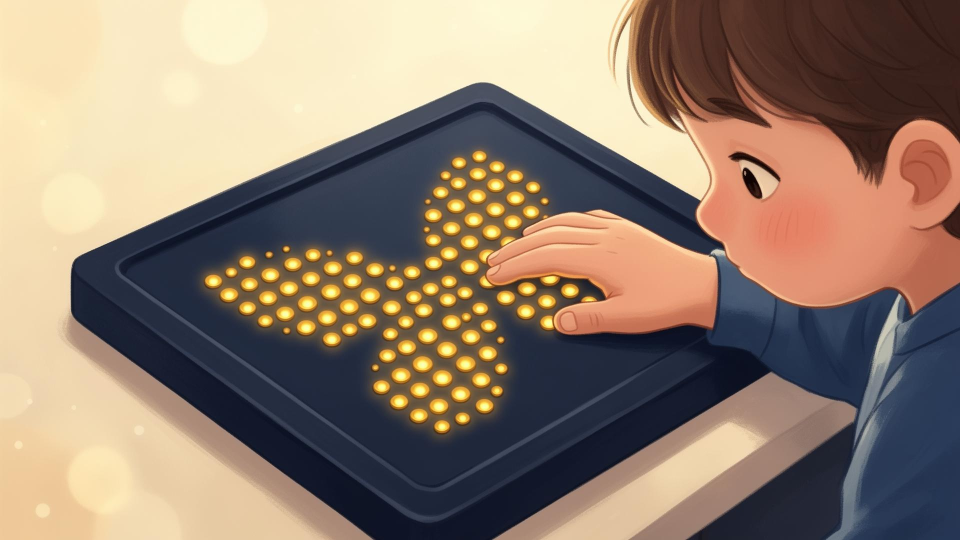
#> input picture example-frontend/src/assets/hero-image.jpg, 1920 x 1080 px (shown at 1/2 size)
$ python image_to_matrix.py ../example-frontend/src/assets/hero-image.jpg
#> lines starting #> are read from the running program, lines starting #| are printed output that depends on the picture
### src/pins/image_processing.py
"""Shared image processing operations for the pins-accessibility pipeline."""

import os

from PIL import Image, ImageEnhance, ImageOps
from pillow_heif import register_heif_opener

register_heif_opener()
#> (this line was passed over: pillow_heif is not available in this run)


def load_image(path: str) -> Image.Image:
    return Image.open(path)
#> returned value is the input picture: PIL image 1920x1080 RGB; mean R, G, B 145.4, 126.6, 110.2


def to_monochrome(img: Image.Image) -> Image.Image:
    return ImageOps.grayscale(img)
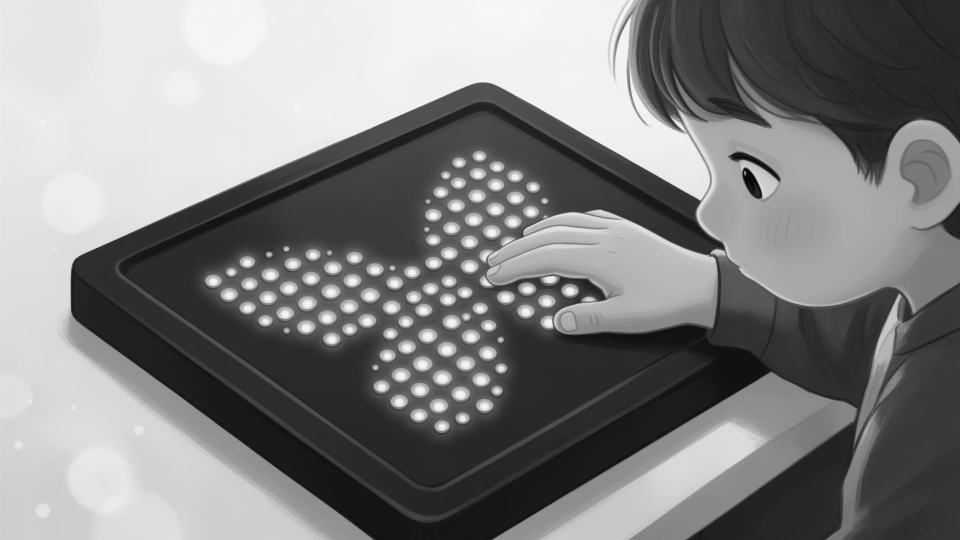
#> returned value: PIL image 1920x1080 L (shown at 1/2 size); min 2, max 253, mean 130.4


def increase_contrast(img: Image.Image, factor: float = 2.0) -> Image.Image:
#> called with factor = 2
    return ImageEnhance.Contrast(img).enhance(factor)
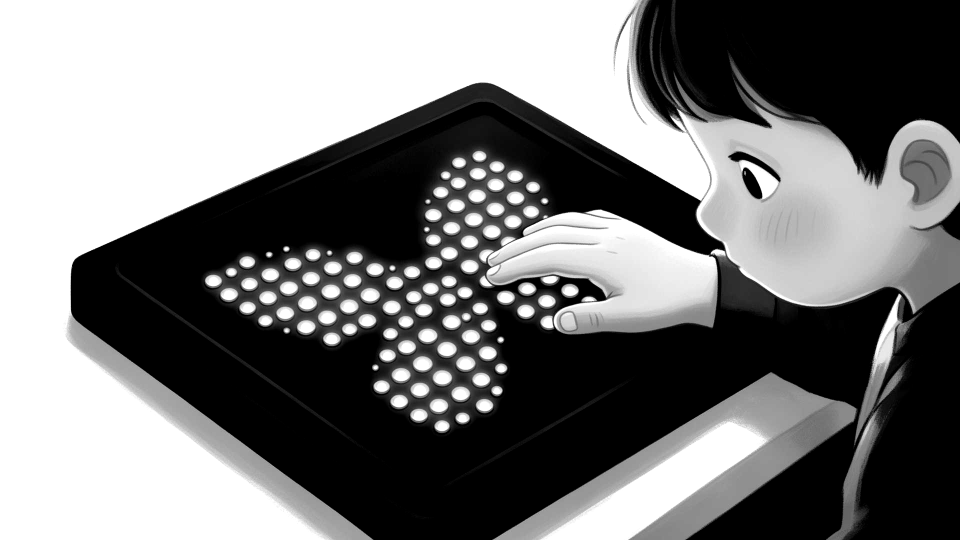
#> returned value: PIL image 1920x1080 L (shown at 1/2 size); min 0, max 255, mean 123


def invert(img: Image.Image) -> Image.Image:
    return ImageOps.invert(img)


# [28 lines left out: functions trim_whitespace, reorient, guess_mime_type, not called in this run]

### src/pins/matrix.py
"""Convert a PIL image to an 8x12 binary matrix."""

from PIL import Image

MATRIX_ROWS = 8
MATRIX_COLS = 12


def image_to_matrix(
    img: Image.Image,
    rows: int = MATRIX_ROWS,
    cols: int = MATRIX_COLS,
    threshold: int = 128,
) -> list[list[int]]:
#> called with rows = 8, cols = 12, threshold = 128
    resized = img.resize((cols, rows), Image.Resampling.LANCZOS)
    pixels = list(resized.tobytes())
#> pixels = 96 values, max 255 at index 0, min 0 at index 8, mean 123.1

    matrix = []
    for r in range(rows):
        row = []
        for c in range(cols):
            val = pixels[r * cols + c]
            row.append(1 if val >= threshold else 0)
        matrix.append(row)
#> after the loop, matrix = 8 items
    return matrix


def format_matrix(matrix: list[list[int]]) -> str:
    return "\n".join(" ".join(str(v) for v in row) for row in matrix)

### cli/image_to_matrix.py
#!/usr/bin/env python3
"""CLI: Convert an image to an 8x12 binary matrix."""

import argparse
import sys

from src.pins.image_processing import (
    increase_contrast,
    invert,
    load_image,
    reorient,
    to_monochrome,
    trim_whitespace,
)
from src.pins.matrix import format_matrix, image_to_matrix


def main():
    parser = argparse.ArgumentParser(
        description="Convert an image to an 8x12 binary matrix."
    )
    parser.add_argument("image", help="Path to input image (PNG, JPEG, or HEIC)")
    parser.add_argument(
        "--orientation",
        choices=["landscape", "portrait"],
        default=None,
        help="Force output orientation before matrix conversion",
    )
    parser.add_argument(
        "--contrast",
        type=float,
        default=2.0,
        help="Contrast enhancement factor (default: 2.0, >1 increases contrast)",
    )
    parser.add_argument(
        "--threshold",
        type=int,
        default=128,
        help="Brightness threshold for 0/1 mapping (0-255, default: 128)",
    )
    parser.add_argument(
        "--invert",
        action="store_true",
        help="Invert the image before thresholding (swap light/dark)",
    )
    parser.add_argument(
        "--trim",
        action="store_true",
        help="Crop whitespace from the edges of the image before matrix conversion",
    )

    args = parser.parse_args()

    try:
        img = load_image(args.image)
    except FileNotFoundError:
        print(f"Error: file not found: {args.image}", file=sys.stderr)
        sys.exit(1)
    except Exception as e:
        print(f"Error loading image: {e}", file=sys.stderr)
        sys.exit(1)

    img = to_monochrome(img)
    img = increase_contrast(img, args.contrast)

    if args.invert:
        img = invert(img)

    if args.trim:
        img = trim_whitespace(img)

    if args.orientation:
        img = reorient(img, args.orientation)

    matrix = image_to_matrix(img, threshold=args.threshold)
#> matrix = 8 items
    print(format_matrix(matrix))
#| 1 1 1 1 1 1 1 1 0 0 0 0
#| 1 1 1 1 1 0 0 1 0 0 0 0
#| 1 1 1 0 0 0 0 0 1 1 1 1
#| 1 1 0 0 0 0 1 1 0 1 1 1
#| 1 0 0 0 0 0 0 1 1 0 0 0
#| 1 1 0 0 0 1 0 0 0 0 0 0
#| 1 1 1 0 0 0 0 0 1 1 0 0
#| 1 1 1 1 0 0 0 1 1 0 0 0


if __name__ == "__main__":
    main()
